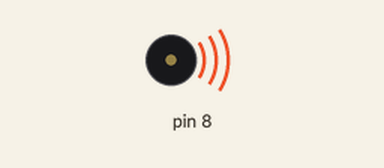
The sketch below on a simulated Arduino Uno, built with avr-gcc and run on an emulated ATmega328P. Parts: buzzer (waves = sounding).

Above: at 0.02 s.
At 2.0 s:
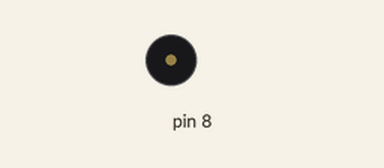
Timing chart, 0 to 3.5 s (numbered marks = the images above):
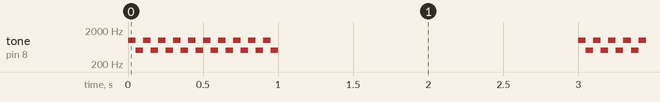

The sketch:

Buzzer.ino
```cpp
//蜂鳴器buzzer
//各音階的頻率已經定義在<pitches.h>
//參考https://github.com/programmermagazine/201306/blob/master/source/article1.md
//tone(腳位,頻率,持續時間);
//tone(腳位,頻率?);  >>>???
//noTone(腳位);  >>>???

//#include<pitches.h>
void setup() {
    pinMode(8,OUTPUT);
}

//手機鈴聲
void loop() {
    for(int i=0;i<10;i++){
        tone(8,1000);
        delay(50);
        tone(8,500);
        delay(50);
    }
    noTone(8);
    delay(2000);
}
```

Measured:
- by itself, tone on pin 8: plays 1000 Hz for 0.05 s, 500 Hz for 0.05 s, 1000 Hz for 0.05 s, 500 Hz for 0.05 s, 1000 Hz for 0.05 s, 500 Hz for 0.05 s … (880 notes in this stretch)
